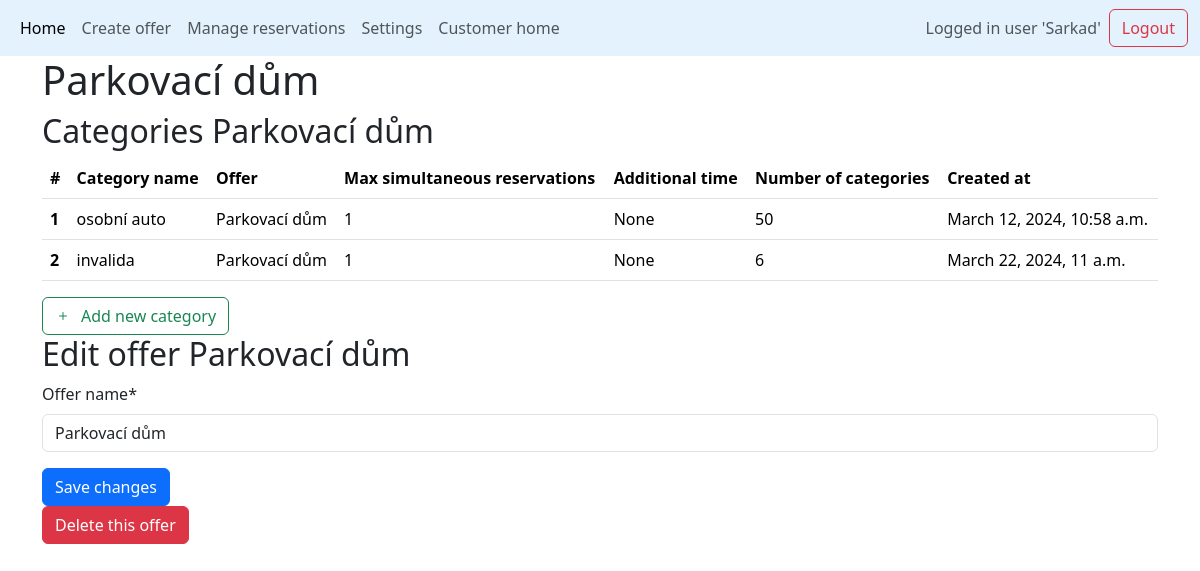
The page /offer_detail/21 (signed in) on the database its author committed.
### base/models.py (models this page shows, shortened)
class Offer(models.Model):
    offer_name = models.CharField(max_length=50)
    available_from = models.DateField(null=True, blank=True)
    available_to = models.DateField(null=True, blank=True)
    created_at = models.DateTimeField(default=timezone.now)
    manager_of_this_offer = models.ForeignKey(
        User, on_delete=models.CASCADE, null=True, blank=True
    )
    def __str__(self):
        return self.offer_name  # rewrites Offer object (x) to its name in admi panel
    class Meta:
        unique_together = (
            "offer_name",
            "manager_of_this_offer",
        )  # there cannot be two same named offers managed by the same user

class Category(models.Model):
    category_name = models.CharField(max_length=50)
    category_description = models.CharField(max_length=1000, null=True, blank=True)
    category_capacity = models.IntegerField(default=1,help_text="How many reservations at one time are possible? e.g.seminar = 20 or parkplace = 1")
    max_simultaneous_reservations = models.IntegerField(default=1)
    additional_time = models.DurationField(null=True, blank=True,default=timedelta(0))
    count_of_units = models.IntegerField(default=1,help_text="How many units are there in this category? e.g. 5 parkplaces for disabled people")
    created_at = models.DateTimeField(default=timezone.now)
    unit_names = models.JSONField(default=list) # list of unit names
    opening_time = models.TimeField(default=datetime.time(6, 0))
    closing_time = models.TimeField(default=datetime.time(23, 0)) #TODO 24:00 and default values 9:23-9:23
    belongs_to_offer = models.ForeignKey(Offer, on_delete=models.CASCADE)

### base/views.py (the view, shortened to what this page needs)
# urls.py: path('offer_detail/<int:offer_id>',views.offer_detail, name='offer_detail' ),
@login_required  # If a user is not logged in, Django will redirect them to the login page.
def offer_detail(request, offer_id=None):
    offer = get_object_or_404(Offer, pk=offer_id)
    offer_name = offer.offer_name
    form = forms.OfferForm(instance=offer)
    if offer.manager_of_this_offer != request.user:
        messages.error(request, "You are not authorized to delete this offer.")
        return redirect("manager_home")  # Redirect to a safe page
    offers = Offer.objects.filter(manager_of_this_offer=request.user)
    offer = get_object_or_404(Offer, pk=offer_id)
    form = forms.OfferForm(instance=offer)
    categories = Category.objects.filter(belongs_to_offer=offer)
    return render(
        request,
        "offer_detail.html",
        context={
            "form": form,
            "offer_id": offer.id,
            "categories": categories,
            "offer_name": offer_name,
        },
    )

### base/forms.py
class OfferForm(ModelForm):
    class Meta:
        model = models.Offer
        exclude = [
            "manager_of_this_offer",
            "created_at",
            "available_from",
            "available_to"
        ]  # limiting the fields if that are displayed
        """widgets = {
            "available_from": widgets.DateInput(
                attrs={
                    "type": "date",
                    #'min': datetime.now().date(),
                    "value": datetime.now().date(),
                }
            ),
            "available_to": widgets.DateInput(
                attrs={
                    "type": "date",
                    #'min': datetime.now().date(),
                    "value": datetime.now().date() + timedelta(days=1),
                }
            ),
        }"""

### templates/offer_detail.html (shortened to what this page needs)
{% extends 'main.html' %}
{% load crispy_forms_tags %}
{% block content %}
<div class="container-md">
    <h1> {{ offer_name }} </h1>
    <h2> Categories {{ offer_name }} </h2>
    {% if categories %}
    <table class="table table-hover">
        <thead>
            <tr>
                <th scope="col">#</th>
                <th scope="col">Category name</th>
                <th scope="col">Offer</th>
                <th scope="col">Max simultaneous reservations</th>
                <th scope="col">Additional time</th>
                <th scope="col">Number of categories</th>
                <th scope="col">Created at</th>
            </tr>
        </thead>
        <tbody>
            {% for category in categories %}
            <tr class="clickable-row" style="cursor: pointer;" title="Click to edit category"
                onclick="location.href='{% url 'edit_category' category.belongs_to_offer.id category.id %}'">
                <th scope="row">{{ forloop.counter }}</th>
                <td>{{ category.category_name }} </td>
                <td>{{ category.belongs_to_offer }} </td>
                <td>{{ category.max_simultaneous_reservations }} </td>
                <td>{{ category.additional_time }} </td>
                <td>{{ category.count_of_units }} </td>
                <td>{{ category.created_at }} </td>
            </tr>
            {% endfor %}
        </tbody>
    </table>
    <a onclick="location.href='{% url 'create_category' offer_id %}'" class="btn btn-outline-success" id="addrow"><i class="bi bi-plus"style="margin-right: 10px;"></i>Add new category</a>
    {% else %}
    <p>You do not have any categories for this offer.<br>
        <a onclick="location.href='{% url 'create_category' offer_id %}'" class="btn btn-outline-success" id="addrow">Add new category</a>
    </p>
    {% endif %}
    <h2> Edit offer {{ offer_name }} </h2>
    <form method="post" class="form">
        {{ form|crispy }}
        <button type="submit" class="btn btn-primary" >Save changes</button>
    </form>
    <button type="button" class="btn btn-danger" data-bs-toggle="modal" data-bs-target="#deleteOfferModal">
      Delete this offer
    </button>
</div>
{% endblock %}

### templates/navbar.html (shortened to what this page needs)
<nav class="navbar navbar-expand-lg" style="background-color: #e3f2fd;">
  <div class="container-fluid">
    <div class="collapse navbar-collapse" id="navbarSupportedContent">
      <ul class="navbar-nav me-auto mb-2 mb-lg-0">
        <li class="nav-item">
          <a class="nav-link active" aria-current="page" href="/manager_home">Home</a>
        </li>
        <li class="nav-item">
          <a class="nav-link" href="/create_offer">Create offer</a>
        </li>
        <li class="nav-item">
          <a class="nav-link" href="/managed_reservations">Manage reservations</a>
        </li>
        {% if request.user.is_authenticated %}
        <li class="nav-item">
          <a class="nav-link" href="{% url 'manager_link' manager_id=request.user.id %}">Settings</a>
        </li>
        <li class="nav-item">
          <a class="nav-link" target="_blank" href="{% url 'customer_home' manager_id=request.user.id %}">Customer home</a>
        </li>
        {% endif %}
      </ul>
       <div class="d-flex align-items-center">
        {% if request.user.is_authenticated %}
        <span class="navbar-text me-2"> Logged in user '{{ request.user.username | title }}'</span>
        <a class="btn btn-outline-danger" href="{% url 'logout' %}">Logout</a>
        {% else %}
        <a class="btn btn-outline-primary" href="{% url 'login' %}">Login</a>
        {% endif %}
      </div>
    </div>
    </div>
</nav>

### rows shown on the page
Offer: offer_name "Parkovací dům"
Category: category_name "osobní auto", belongs_to_offer "Parkovací dům", max_simultaneous_reservations "1", additional_time "None", count_of_units "50", created_at "March 12, 2024, 10:58 a.m."
Category: category_name "invalida", belongs_to_offer "Parkovací dům", max_simultaneous_reservations "1", additional_time "None", count_of_units "6", created_at "March 22, 2024, 11 a.m."

### other values the page prints
{{ request.user.username | title }} "Sarkad"
